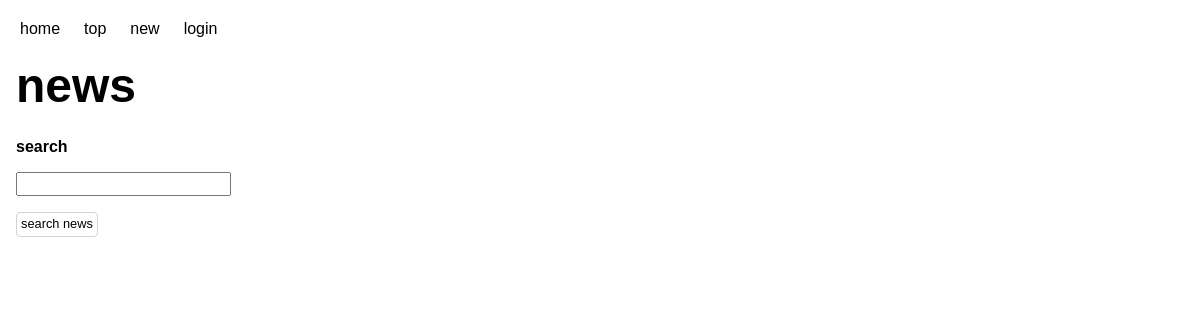
/, run on an earlier commit of the app's database.
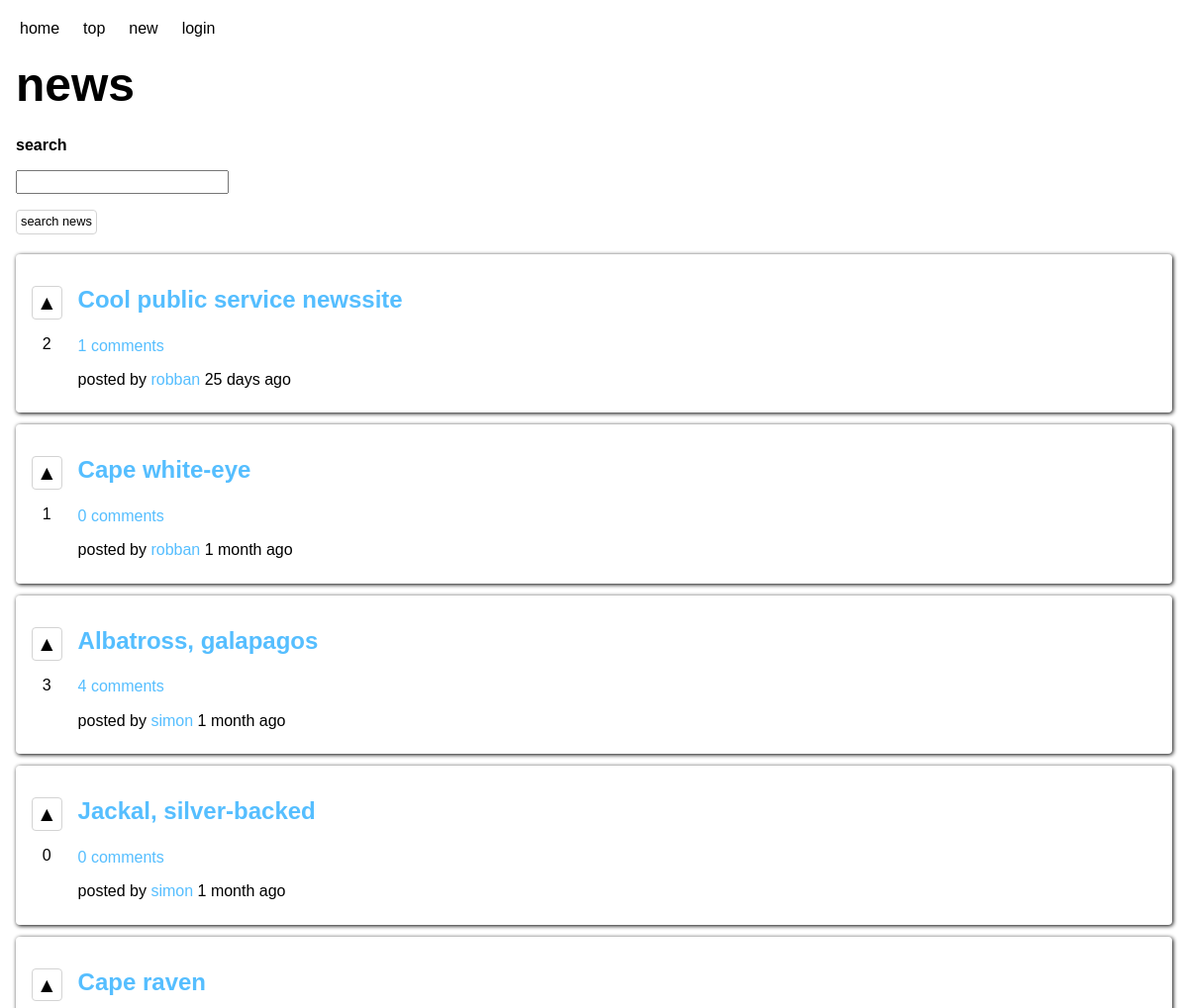
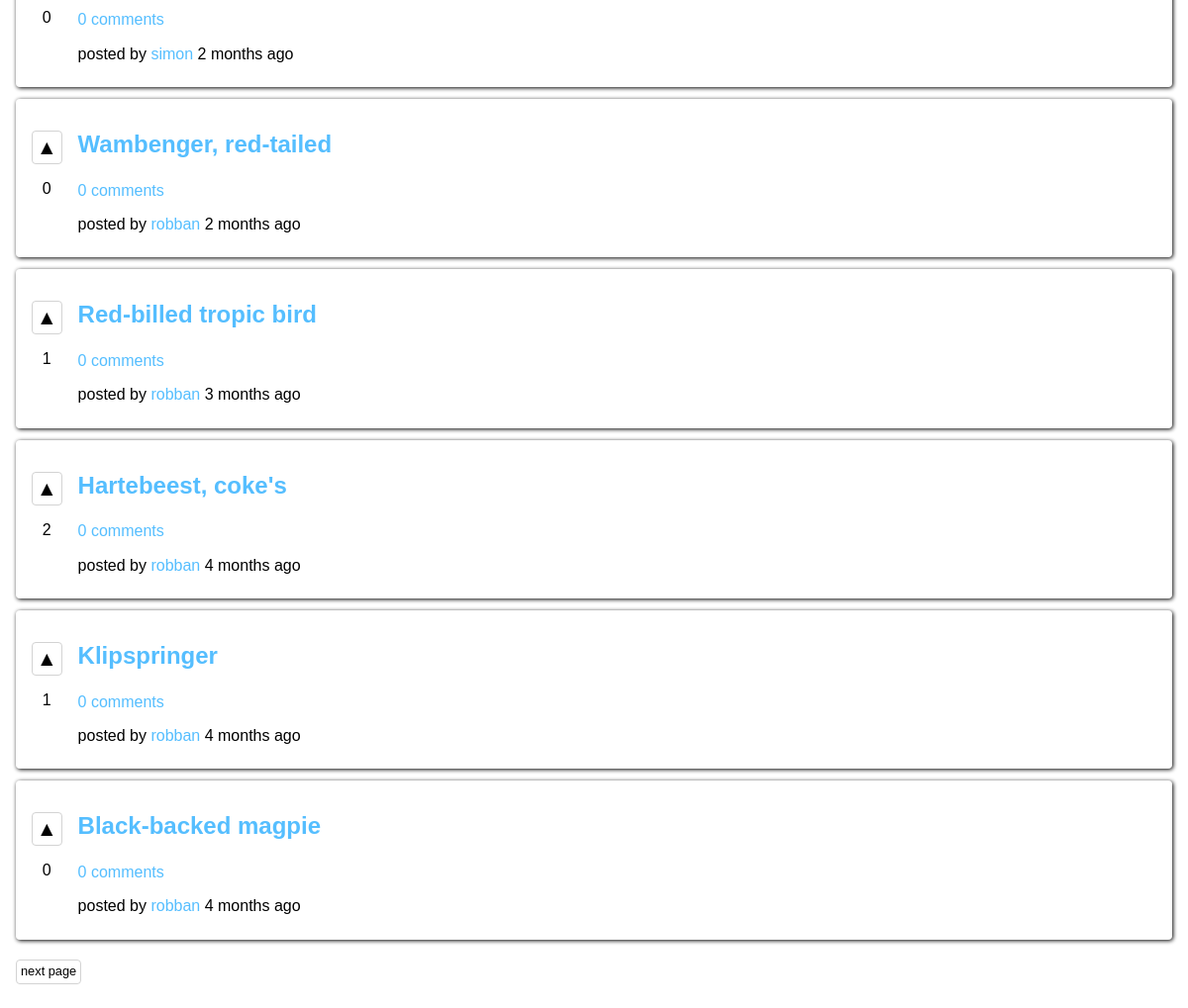
And on a later commit of the database (2 pictures, top to bottom).
### tables this page shows
CREATE TABLE posts (
	id INTEGER NOT NULL PRIMARY KEY AUTOINCREMENT UNIQUE,
	user_id INTEGER NOT NULL,
	title VARCHAR NOT NULL,
	description VARCHAR NOT NULL,
	url VARCHAR NOT NULL,
	creation_time DATETIME NOT NULL
);

CREATE TABLE users (
	id INTEGER NOT NULL PRIMARY KEY AUTOINCREMENT UNIQUE,
	user_name VARCHAR NOT NULL UNIQUE,
	email VARCHAR NOT NULL UNIQUE,
	password VARCHAR NOT NULL,
	bio VARCHAR,
	image_url VARCHAR
);

### app/functions.php (called while the page is built, shortened)
<?php
function userLoggedIn(): bool
{
    return false;
}
function getAge(string $birth): string
{
    $today = new DateTime();
    $birth = new DateTime($birth);
    $interval = $today->diff($birth);
    if ($interval->m === 1) {
        return $interval->m . " month ago";
    } else if ($interval->m > 0) {
        return $interval->m . " months ago";
    }
    if ($interval->m === 0 && $interval->days === 1) {
        return $interval->days . " day ago";
    } elseif ($interval->m === 0 && $interval->days > 0) {
        return $interval->days . " days ago";
    }
    return "today";
}
function fetchPoster(int $id, PDO $db): ?string
{
    $stmnt = $db->prepare("SELECT user_name FROM users WHERE id = :id;");
    $stmnt->bindParam(":id", $id, PDO::PARAM_INT);
    $stmnt->execute();
    $result = $stmnt->fetch(PDO::FETCH_ASSOC);
    return $result['user_name'];
}
function fetchPosts(int $page, PDO $db, bool $orderByUpvotes = false): array
{
    $offset = 0;
    $sql = "";
    $numberOfPosts = fetchTotalNumberOfPosts($db);
    for ($i = 0; $i < $page; $i++) {
        $offset += 10;
        if ($offset >= $numberOfPosts) {
            $offset = $numberOfPosts - 10;
        }
    }
    if ($orderByUpvotes) {
        $sql = "SELECT
        p.*,
        COALESCE(v.upvote_count, 0) AS upvotes,
        COALESCE(c.comment_count, 0) AS comments
        FROM posts p
        LEFT OUTER JOIN (
            SELECT post_id, COUNT(post_id) AS upvote_count
            FROM upvotes
            GROUP BY post_id
        ) v
        ON p.id = v.post_id
        LEFT OUTER JOIN (
            SELECT post_id, COUNT(post_id) AS comment_count
            FROM COMMENTS
            GROUP BY post_id
        ) c
        ON p.id = c.post_id
        ORDER BY upvotes DESC, p.creation_time DESC
        LIMIT 10 OFFSET :offset;";
    } else {
        $sql = "SELECT
        p.*,
        COALESCE(v.upvote_count, 0) AS upvotes,
        COALESCE(c.comment_count, 0) AS comments
        FROM posts p
        LEFT OUTER JOIN (
            SELECT post_id, COUNT(post_id) AS upvote_count
            FROM upvotes
            GROUP BY post_id
        ) v
        ON p.id = v.post_id
        LEFT OUTER JOIN (
            SELECT post_id, COUNT(post_id) AS comment_count
            FROM COMMENTS
            GROUP BY post_id
        ) c
        ON p.id = c.post_id
        ORDER BY p.creation_time DESC
        LIMIT 10 OFFSET :offset;";
    }
    $stmnt = $db->prepare($sql);
    $stmnt->bindParam(":offset", $offset, PDO::PARAM_INT);
    $stmnt->execute();
    $result = $stmnt->fetchAll(PDO::FETCH_ASSOC);
    return $result;
}
function fetchTotalNumberOfPosts(PDO $db): int
{
    $stmnt = $db->query("SELECT COUNT(id) as 'number-of-posts' FROM posts");
    $stmnt->execute();
    $result = $stmnt->fetch(PDO::FETCH_ASSOC);
    return (int)$result['number-of-posts'];
}

### index.php (the view, shortened to what this page needs)
<?php
require __DIR__ . '/app/autoload.php';
require __DIR__ . '/views/header.php';
if (isset($_GET['page'])) {
    $page = (int)filter_var($_GET['page'], FILTER_SANITIZE_NUMBER_INT);
} else {
    $page = 0;
}
if (isset($_GET['order_by'])) {
    $order = filter_var($_GET['order_by'], FILTER_SANITIZE_STRING);
    if ($order === 'new') {
        $posts = fetchPosts($page, $db);
    } elseif ($order === 'top') {
        $posts = fetchPosts($page, $db, true);
    } else {
        header('location: /');
        exit;
    }
}
?>
<header>
    <h1>news</h1>
</header>
<main>
    <section class="search-field">
        <form action="/view.php" method="get">
            <label for="query">search</label>
            <input type="search" name="query" id="query" required>
            <button type="submit">search news</button>
        </form>
    </section>
    <section class="posts">
        <?php foreach ($posts as $post) : ?>
            <article class="post">
                <div class="votes">
                    <?php if (userLoggedIn() && userUpvote($_SESSION['user']['id'], $post['id'], $db)) : ?>
                        <button class="vote active" data-post="<?= $post['id'] ?>">▲</button>
                    <?php elseif (userLoggedIn() && !userUpvote($_SESSION['user']['id'], $post['id'], $db)) : ?>
                        <button class="vote" data-post="<?= $post['id'] ?>">▲</button>
                    <?php else : ?>
                        <button class="vote">▲</button>
                    <?php endif; ?>
                    <p class="upvotes"><?= $post['upvotes'] ?></p>
                </div>
                <div class="content">
                    <a href="<?= $post['url'] ?>">
                        <h2><?= $post['title'] ?></h2>
                    </a>
                    <a class="view" href="/view.php?view=post&post_id=<?= $post['id'] ?>">
                        <?= $post['comments'] ?> comments
                    </a>
                    <p> posted by
                        <a href="/view.php?view=profile&user_id=<?= $post['user_id'] ?>">
                            <?= fetchPoster($post['user_id'], $db) ?>
                        </a>
                        <?= getAge($post['creation_time']) ?>
                    </p>
                </div>
            </article>
        <?php endforeach; ?>
    </section>
    <?php if (sizeof($posts) === 10) : ?>
        <a class="button" href="index.php?page=<?= $page + 1 ?>&order_by=<?= $order ?>">next page</a>
    <?php endif; ?>
</main>
<?php
require __DIR__ . '/views/footer.php';
?>

### views/header.php (shortened to what this page needs)
<!DOCTYPE html>
<html lang="en">
<head>
    <link rel="stylesheet" href="../assets/css/moder-normalize.css">
    <link rel="stylesheet" href="../assets/css/style.css">
</head>
<body>
    <?php require __DIR__ . '/navigation.php' ?>

### views/navigation.php
<nav>
    <ul>
        <li class="nav-item"><a href="/index.php">home</a></li>
        <li class="nav-item"><a href="/index.php?order_by=top">top</a></li>
        <li class="nav-item"><a href="/index.php?order_by=new">new</a></li>
        <?php if (userLoggedIn()) : ?>
            <li class="nav-item"><a href="/profile.php"><?= $_SESSION['user']['user_name'] ?></a></li>
        <?php else : ?>
            <li class="nav-item"><a href="/login.php">login</a></li>
        <?php endif; ?>
    </ul>
</nav>

### views/footer.php (shortened to what this page needs)
</body>

### assets/css/style.css (style rules this page uses)
:root { --blue: rgb(85, 190, 255); --orange: coral; }
body { margin: 16px; font-family: sans-serif; }
form { width: fit-content; display: flex; flex-direction: column; }
form * { margin: 8px 0px; }
a { text-decoration: none; color: rgb(85, 190, 255); }
header { margin: 8px 0px; }
h1 { font-size: 3rem; margin-top: 8px; margin-bottom: 16px; }
label { font-weight: bold; }
nav { margin: 8px 0px 16px 0px; }
nav a { color: black; }
nav ul { margin: 0; padding: 0; list-style-type: none; display: flex; }
li.nav-item { padding: 4px; margin: 0px 8px; transition: transform 0.1s ease-in-out; border-radius: 4px; }
li.nav-item:first-child { margin-left: 0; }
button, .button { color: black; display: inline-block; width: fit-content; height: fit-content; font-size: 0.8rem; padding: 4px; margin: 8px 8px 8px 0px; background-color: rgba(0, 0, 0, 0); border-radius: 4px; border: 0.5px lightgray solid; cursor: pointer; transition: all 0.1s ease-in-out; }
article.post * { margin: 8px 0px; }
article.post { cursor: pointer; margin: 12px 0px; padding: 16px; border-radius: 4px; box-shadow: 1px 1px 4px; display: flex; justify-content: flex-start; transition: all 0.1s ease-in-out; }
div.votes { width: fit-content; height: fit-content; margin-left: 0px; margin-right: 8px; display: flex; flex-direction: column; justify-content: space-between; align-items: center; }
div.content { margin: 0px 8px; display: flex; flex-direction: column; justify-content: center; }
button.vote, .comment-vote-button { font-size: 1.3rem; }

What changed in the data, as far as the page shows it:
added posts: upvotes "2", title "Cool public service newssite", comments "1", user.user_name "robban", creation_time "25 days ago"
added posts: upvotes "1", title "Cape white-eye", comments "0", user.user_name "robban", creation_time "1 month ago"
added posts: upvotes "3", title "Albatross, galapagos", comments "4", user.user_name "simon", creation_time "1 month ago"
added posts: upvotes "0", title "Jackal, silver-backed", comments "0", user.user_name "simon", creation_time "1 month ago"
added posts: upvotes "0", title "Cape raven", comments "0", user.user_name "simon", creation_time "2 months ago"
added posts: upvotes "0", title "Wambenger, red-tailed", comments "0", user.user_name "robban", creation_time "2 months ago"
added posts: upvotes "1", title "Red-billed tropic bird", comments "0", user.user_name "robban", creation_time "3 months ago"
added posts: upvotes "2", title "Hartebeest, coke's", comments "0", user.user_name "robban", creation_time "4 months ago"
added posts: upvotes "1", title "Klipspringer", comments "0", user.user_name "robban", creation_time "4 months ago"
added posts: upvotes "0", title "Black-backed magpie", comments "0", user.user_name "robban", creation_time "4 months ago"
Also different on the page:
text now shown: "next page"
